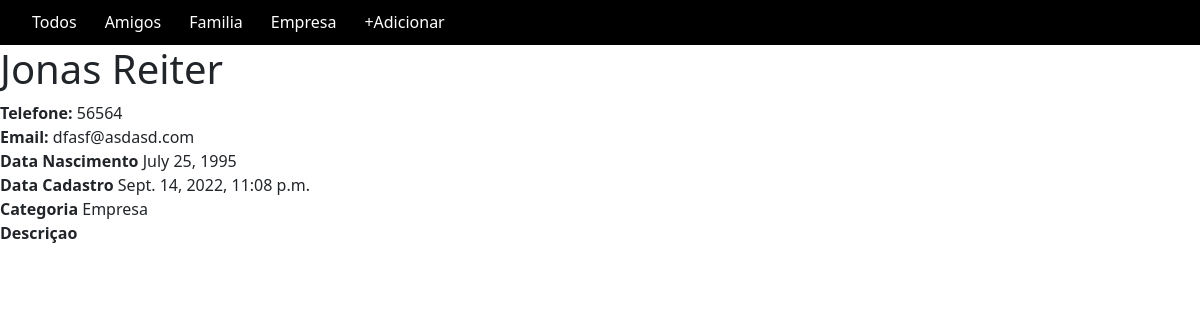
Page /3 on the committed database.
### contatos/models.py (models this page shows, shortened)
class Contato(models.Model):
    nome = models.CharField(max_length=30)
    sobrenome = models.CharField(max_length=150)
    telefone = models.CharField(max_length=30)
    email = models.EmailField()
    data_nascimento = models.DateField()
    data_cadastro = models.DateTimeField(default=timezone.now)
    descricao = models.TextField(blank=True)
    categoria = models.ForeignKey(Categoria, on_delete=models.DO_NOTHING)
    mostrar = models.BooleanField(default=True)

class Categoria(models.Model):
    nome = models.CharField(max_length=40)
    def __str__(self):
        return self.nome

### contatos/views.py (the view)
# urls.py: path('<int:contato_id>', views.exibir_contato, name='exibir_contato'),
def exibir_contato(request, contato_id):
    contato = get_object_or_404(Contato, id=contato_id)
    return render(request, 'contatos/exibir_contato.html', {
        'contato': contato
    })

### contatos/templates/contatos/exibir_contato.html (shortened to what this page needs)
<!DOCTYPE html>
<html lang="en">
<head>
    <link href="https://cdn.jsdelivr.net/npm/bootstrap@5.2.0/dist/css/bootstrap.min.css" rel="stylesheet">
</head>
<body>
{% include 'contatos/static/partials/_nav.html' %}
<h1> {{contato.nome}} {{contato.sobrenome}} </h1>
<strong> Telefone: </strong> {{contato.telefone}} <br>
<strong> Email: </strong> {{contato.email}}<br>
<strong> Data Nascimento </strong> {{contato.data_nascimento}}<br>
<strong> Data Cadastro </strong> {{contato.data_cadastro}}<br>
<strong> Categoria </strong> {{contato.categoria}}<br>
<strong> Descriçao </strong> {{contato.decricao}}<br>
</body>
</html>

### rows in the picture
Contato: nome "Jonas", sobrenome "Reiter", telefone "56564", email "dfasf@asdasd.com", data_nascimento "July 25, 1995", data_cadastro "Sept. 14, 2022, 11:08 p.m.", categoria "Empresa"
